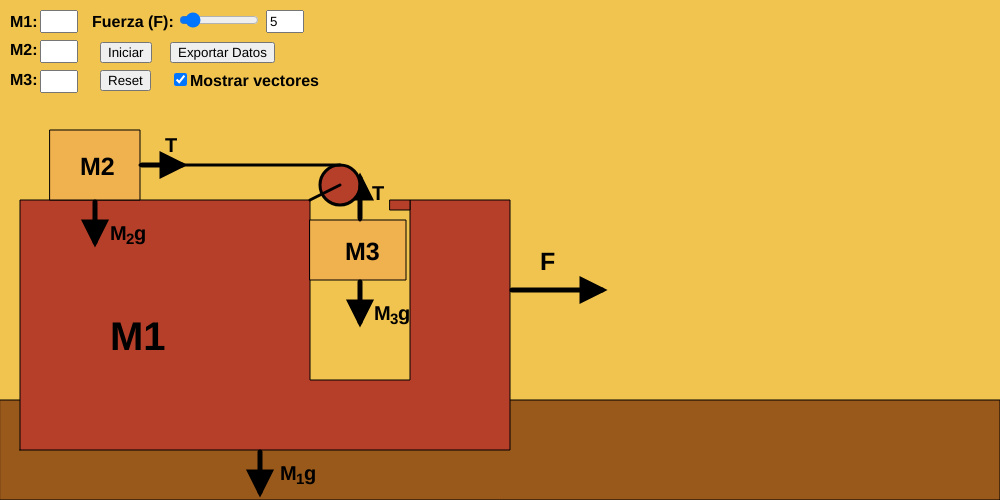
Frame 1 (no input)
Frame 60 (no input): identical to frame 1, image omitted
Frame 120 (the mouse pressed at the canvas centre since frame 60): identical to frame 1, image omitted

The p5.js sketch that drew this single still picture (run headless with seeded random() and noise() and a simulated clock; from frame 60 on, the mouse is pressed at the canvas centre):

// p5.js sketch
// ── sketch.js
/*************************************************************
 ******** SIMULACIÓN MAQUINA PEDAGOGICA **********************
 *************************************************************
 ** Autor: German Torres Arroyave                           **
 **        Sebastian Diaz Granados Cano                     **
 ** Institución: Universidad de Antioquia                   **
 ** Curso: Laboratorio avanzado 3                           **
 *************************************************************/

//Inicialización del tiempo
let startTime;

//Lista para guardar los datos a exportar
let datosExportar = [];

let mostrarVectores = true;

let wall1 = 10,
    wall2 = 300,
    wall3 = 400,
    wall4 = 500;
let x1_0 = wall1,
    x2_0 = 50,
    x3_0 = wall2 + 5;
let y2_0 = 300,
    y3_0 = 280 - 60;
let x1 = x1_0,
    x2 = x2_0,
    x3 = x1_0 + x3_0;
let y3 = y3_0;
let g = 10;
let x_p0 = 340,
    y_p0 = 315,
    r_p = 20;
let x_p = x_p0,
    y_p = y_p0;

let inputM1, inputM2, inputM3, inputF;
let tituloM1, tituloM2, tituloM3, tituloF;
let botonInicio;
let slider;
let isSimulationRunning = false;

function setup() {
    createCanvas(1000, 500);

    // Crear los inputs y títulos
    inputM1 = createInput();
    inputM1.position(40, 10);
    inputM1.size(30, 17);

    inputM2 = createInput();
    inputM2.position(40, 40);
    inputM2.size(30, 17);

    inputM3 = createInput();
    inputM3.position(40, 70);
    inputM3.size(30, 17);

    inputF = createInput();
    inputF.position(266, 10);
    inputF.size(30, 17);
    inputF.input(inputChanged);

    tituloM1 = createP("M1:");
    tituloM1.position(10, -3);
    tituloM1.style("font-family", "Arial");
    tituloM1.style("font-size", "16px");
    tituloM1.style("font-weight", "bold"); // negrita

    tituloM2 = createP("M2:");
    tituloM2.position(10, 25);
    tituloM2.style("font-family", "Arial");
    tituloM2.style("font-size", "16px");
    tituloM2.style("font-weight", "bold"); // negrita

    tituloM3 = createP("M3:");
    tituloM3.position(10, 55);
    tituloM3.style("font-family", "Arial");
    tituloM3.style("font-size", "16px");
    tituloM3.style("font-weight", "bold"); // negrita

    tituloF = createP("Fuerza (F):");
    tituloF.position(92, -3);
    tituloF.style("font-family", "Arial");
    tituloF.style("font-size", "16px");
    tituloF.style("font-weight", "bold"); // negrita

    botonInicio = createButton("Iniciar");
    botonInicio.position(100, 42);
    botonInicio.mousePressed(startSimulation);

    let button = createButton("Reset");
    button.position(100, 70);
    button.mousePressed(resetSimulation);

    exportButton = createButton("Exportar Datos");
    exportButton.position(170, 42);
    exportButton.mousePressed(exportDataToCSV);

    let checkButton = createCheckbox("Mostrar vectores", true);
    checkButton.position(170, 70);
    checkButton.changed(toggleFigureVisibility);
    let labelElement = select("label");
    labelElement.style("font-size", "16px");
    labelElement.style("font-family", "Arial");
    labelElement.style("font-weight", "bold");

    slider = createSlider(0, 50, 5, 0.1);
    slider.position(177, 10);
    slider.size(80);
}

function draw() {
    background("#F0C44F");
    translate(0, height);
    scale(1, -1);
    fill("#98591A");
    rect(0, 0, 1000, 100);
    const a = color("#B63F2A");
    fill(a);

    //Masa 1
    beginShape();
    vertex(wall1 + x1, 50);
    vertex(wall1 + x1, 300);
    vertex(wall2 + x1, 300);
    vertex(wall2 + x1, 120);
    vertex(wall3 + x1, 120);
    vertex(wall3 + x1, 300);
    vertex(wall4 + x1, 300);
    vertex(wall4 + x1, 50);
    endShape(CLOSE);

    rect(380 + x1, 290, 20, 10);

    //Masa 2
    const d = color("#F0B14F");
    fill(d);
    rect(x2, y2_0, 90, 70);

    //Masa 3
    const c = color("#F0B14F");
    fill(c);
    rect(x3 - 5, y3, 96, 60);

    const f = color("#B63F2A");
    fill(f);

    // Mostrar Vectores
    if (mostrarVectores) {
        // Fuerza (Vector)
        drawArrow(createVector(502 + x1, 210), createVector(90, 0), "black");

        //Tensiones (Vectores)
        drawArrow(
            createVector(350 + x1, y3 + 62),
            createVector(0, 40),
            "black"
        );

        drawArrow(
            createVector(x2 + 92, y2_0 + 35),
            createVector(40, 0),
            "black"
        );
        // Gravedad M3(Vector)
        drawArrow(
            createVector(350 + x1, y3 - 2),
            createVector(0, -40),
            "black"
        );
        // Gravedad M2(Vector)
        drawArrow(
            createVector(x2 + 45, y2_0 - 2),
            createVector(0, -40),
            "black"
        );

        // Gravedad M1(Vector)
        drawArrow(createVector(x1 + 250, 48), createVector(0, -40), "black");

        push();
        fill(0);
        textFont("Arial");
        textStyle(BOLD);
        scale(1, -1);
        textSize(25);
        text("F", 530 + x1, -230);
        //Tensiones
        textSize(20);
        text("T", 362 + x1, -y3 - 80);
        text("T", x2 + 115, -y2_0 - 48);
        //Masa 1
        text("M", x1 + 270, -20);
        text("g", x1 + 294, -20);
        //Masa 2
        text("M", x2 + 60, -y2_0 + 40);
        text("g", x2 + 84, -y2_0 + 40);
        //Masa 3
        text("M", 364 + x1, -y3 + 40);
        text("g", 388 + x1, -y3 + 40);
        textSize(15);
        text("1", x1 + 286, -16);
        text("2", x2 + 76, -y2_0 + 44);
        text("3", 380 + x1, -y3 + 44);
        pop();
    }

    // Titulos para las masas
    push();
    fill(0);
    textFont("Arial");
    textStyle(BOLD);
    scale(1, -1);
    textSize(40);
    text("M1", 100 + x1, -150);
    textSize(25);
    text("M2", 30 + x2, -325);
    text("M3", 30 + x3, -20 - y3);
    pop();

    push();
    strokeWeight(3);
    circle(x_p, y_p, 2 * r_p);
    line(x_p - 30, 300, x_p, y_p);
    line(x2 + 90, y2_0 + 35, x_p, y_p + r_p);
    line(x_p + r_p, y_p, x3 + 45, y3 + 60);
    pop();

    // Lectura de los datos de entrada
    let m1 = parseFloat(inputM1.value());
    let m2 = parseFloat(inputM2.value());
    let m3 = parseFloat(inputM3.value());

    let F = slider.value();
    let F_eq = (m3 / m2) * (m1 + m2 + m3) * g;

    inputF.value(F);

    if (m1 && m2 && m3) {
        push();
        fill(0);
        textFont("Arial");
        textStyle(BOLD);
        scale(1, -1);
        textSize(16);
        textAlign(CENTER);
        text(
            "Recomendación: La fuerza necesaria \n para que  las masas  M2 y M3 \n permanezcan  en equilibrio es: " +
                F_eq.toFixed(2) +
                "N",
            490,
            -465
        );
        pop();

        slider.attribute("min", -int(F_eq));
        slider.attribute("max", 2 * int(F_eq));
        slider.value(constrain(slider.value(), -int(F_eq), 2 * int(F_eq)));

        if (isSimulationRunning) {
            let t = (millis() - startTime) / 1000;

            let alph =
                ((m2 + m3) / (m1 * m2 + m1 * m3 + 2 * m2 * m3 + m3 * m3)) *
                (F - g * ((m2 * m3) / (m2 + m3)));

            if (y3 > 120 && y3 < 230) {
                // Calculo de las posiciones
                x1 = x1_0 + 0.5 * alph * t * t;
                x2 = x2_0 + (m3 / (m2 + m3)) * 0.5 * t * t * (alph + g);
                x3 = x3_0 + x1;
                y3 =
                    y3_0 +
                    0.5 * alph * t * t * (m2 / (m2 + m3)) -
                    0.5 * g * t * t * (m3 / (m2 + m3));
                x_p = x_p0 + 0.5 * alph * t * t;

                // Calculo de las velocidades para guardar en el CSV
                let v1 = alph * t;
                let v2 = (m3 / (m2 + m3)) * t * (alph + g);
                let v3 = alph * t * (m2 / (m2 + m3)) - g * t * (m3 / (m2 + m3));

                // Aceleraciones
                let a1 = alph;
                let a2 = (m3 / (m2 + m3)) * (alph + g);
                let a3 = alph * (m2 / (m2 + m3)) - g * (m3 / (m2 + m3));

                datosExportar.push({
                    tiempo: t,
                    x1,
                    x2,
                    x3,
                    v1,
                    v2,
                    v3,
                    a1,
                    a2,
                    a3,
                });
            }
        }
    }

    if (m1 == 0 || m2 == 0 || m3 == 0) {
        push();
        fill(0);
        rect(160, 220, 400, 50);

        fill(255, 0, 0);
        textFont("Arial");
        textStyle(BOLD);

        scale(1, -1);
        textSize(16);

        text("Error: Ninguna de las masas puede ser cero", 200, -240);

        pop();
    }
}
function startSimulation() {
    isSimulationRunning = true;
    startTime = millis();
}
function resetSimulation() {
    inputF.value("");
    x1 = x1_0;
    x2 = x2_0;
    x3 = x1_0 + x3_0;
    x_p = x_p0;
    y_p = y_p0;
    y3 = y3_0;
    startTime = millis();
    alph = 0;
    isSimulationRunning = false;
}

function drawArrow(base, vec, myColor) {
    push();
    stroke(myColor);
    strokeWeight(5);
    fill(myColor);
    translate(base.x, base.y);
    line(0, 0, vec.x, vec.y);
    rotate(vec.heading());
    let arrowSize = 20;
    translate(vec.mag() - arrowSize, 0);
    triangle(0, arrowSize / 2, 0, -arrowSize / 2, arrowSize, 0);
    fill(100);
    pop();
}

function inputChanged() {
    // Obtener el valor del input y asegurarse de que esté dentro del rango del slider
    let m1 = parseFloat(inputM1.value());
    let m2 = parseFloat(inputM2.value());
    let m3 = parseFloat(inputM3.value());
    let F_eq = (m3 / m2) * (m1 + m2 + m3) * g;

    let inputValue = inputF.value();
    if (inputValue === "") {
        slider.value(0); // Si el input está vacío, establecer el valor del slider en 0
    } else {
        let intValue = inputValue;

        inputF.value(intValue);
        console.log(intValue);
        slider.value(intValue);
        if (isNaN(intValue) || isNaN(-F_eq) || isNaN(2 * F_eq)) {
            intValue = 0;
        } else {
            intValue = constrain(intValue, -F_eq, 2 * F_eq);
            console.log(intValue);
        }
    }
}

//Función para exportar los datos csv

function exportDataToCSV() {
    // Crear el contenido CSV
    let csvContent =
        "Tiempo,Posicion M1,Posicion M2,Posicion M3,Velocidad M1,Velocidad M2,Velocidad M3,Aceleracion M1,Aceleracion   M2,Aceleracion M3\n";
    datosExportar.forEach((dato) => {
        csvContent += `${dato.tiempo},${dato.x1},${dato.x2},${dato.x3},${dato.v1},${dato.v2},${dato.v3},${dato.a1},${dato.a2},${dato.a3}\n`;
    });

    // Crear y descargar el archivo CSV
    let blob = new Blob([csvContent], { type: "text/csv;charset=utf-8;" });
    let url = URL.createObjectURL(blob);
    let link = document.createElement("a");
    link.href = url;
    link.setAttribute("download", "Datos_Maquina_Pedagogica.csv");
    document.body.appendChild(link);
    link.click();
    document.body.removeChild(link);
}

function toggleFigureVisibility() {
    mostrarVectores = !mostrarVectores;
}
